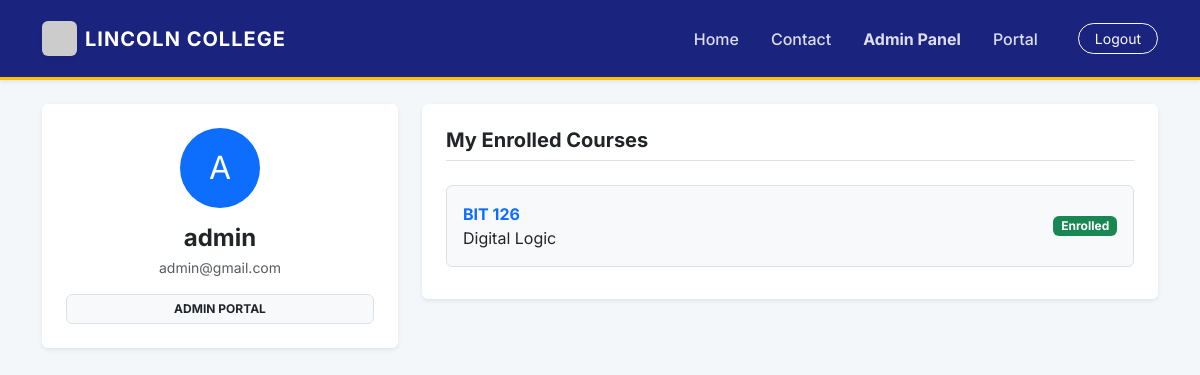
Page /dashboard (signed in) on the earlier database version.
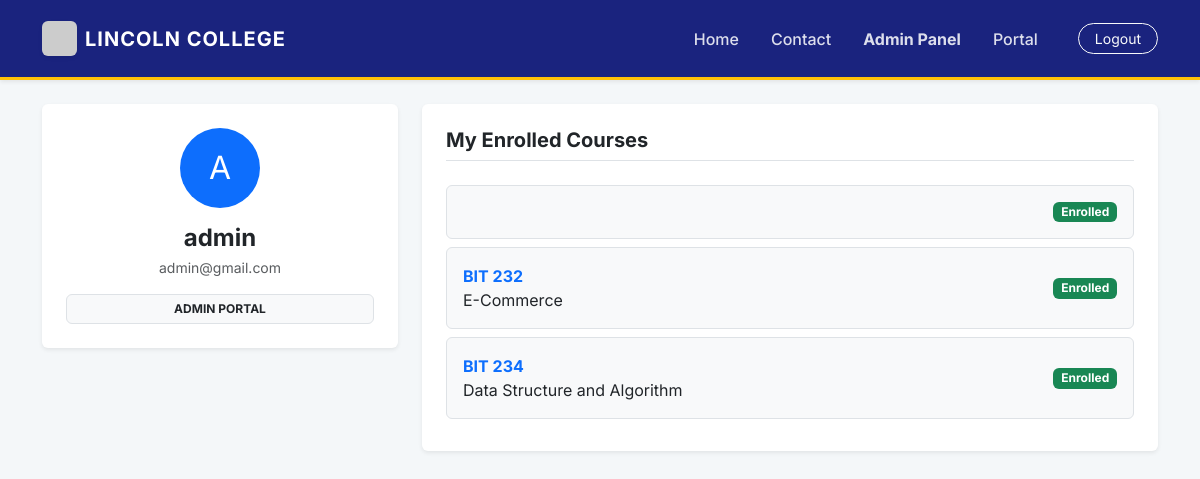
Same page on the later database version.
### app.py (models this page shows)
class Enrollment(db.Model):
    id = db.Column(db.Integer, primary_key=True)
    user_id = db.Column(db.Integer, db.ForeignKey('user.id'), nullable=False)
    course_id = db.Column(db.Integer, db.ForeignKey('course.id'), nullable=False)
    course = db.relationship('Course', backref='course_enrollments')

class Course(db.Model):
    id = db.Column(db.Integer, primary_key=True)
    title = db.Column(db.String(100), nullable=False)
    code = db.Column(db.String(20), unique=True, nullable=False)
    instructor = db.Column(db.String(100))
    year = db.Column(db.Integer, default=1) # Supports years 1-4
    description = db.Column(db.Text)
    modules = db.relationship('Module', backref='course', lazy=True, cascade="all, delete-orphan")

### app.py (the view)
@app.route('/dashboard')
@login_required
def dashboard():
    return render_template('dashboard.html', user=current_user)

### app.py (called while the page is built)
@login_manager.user_loader
def load_user(user_id):
    return db.session.get(User, int(user_id))

### templates/dashboard.html
{% extends "base.html" %}
{% block content %}
<div class="row">
    <div class="col-md-4">
        <div class="card p-4 text-center shadow-sm border-0 bg-white">
            <div class="mx-auto bg-primary text-white rounded-circle d-flex align-items-center justify-content-center mb-3" style="width: 80px; height: 80px; font-size: 2rem;">
                {{ current_user.username[0].upper() }}
            </div>
            <h4 class="fw-bold mb-1">{{ current_user.username }}</h4>
            <p class="text-muted small">{{ current_user.email }}</p>
            <span class="badge bg-light text-dark border px-3 py-2">{{ current_user.role.upper() }} PORTAL</span>
        </div>
    </div>
    <div class="col-md-8">
        <div class="bg-white p-4 shadow-sm rounded border-0">
            <h5 class="fw-bold mb-4 border-bottom pb-2">My Enrolled Courses</h5>
            {% for e in user.enrollments %}
                <div class="d-flex justify-content-between align-items-center p-3 mb-2 bg-light rounded border">
                    <div>
                        <span class="fw-bold text-primary">{{ e.course.code }}</span>
                        <div class="text-dark">{{ e.course.title }}</div>
                    </div>
                    <span class="badge bg-success">Enrolled</span>
                </div>
            {% else %}
                <div class="text-center py-5">
                    <i class="bi bi-journal-x fs-1 text-muted"></i>
                    <p class="mt-2 text-muted">You haven't enrolled in any courses yet.</p>
                    <a href="/" class="btn btn-primary btn-sm mt-2">Browse Catalog</a>
                </div>
            {% endfor %}
        </div>
    </div>
</div>
{% endblock %}

Differences in the rows shown:
shown differently, row unchanged: Enrollment (number 1 of 3 on the later page): course.code "BIT 126" → (not shown); course "Digital Logic" → (not shown)
added Enrollment: course.code "BIT 232", course "E-Commerce"
added Enrollment: course.code "BIT 234", course "Data Structure and Algorithm"
